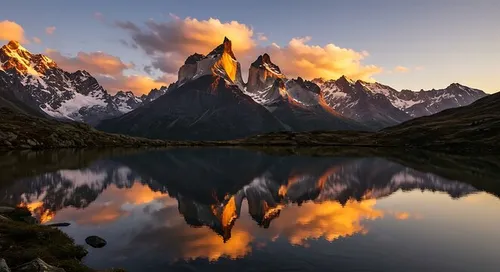
#> input picture image1.webp, 500 x 272 px
$ python 2.py
#> lines starting #> are read from the running program, lines starting #| are printed output that depends on the picture
import cv2

def show_image(window_name, image):
    cv2.imshow(window_name, image)
    cv2.waitKey(0)
    cv2.destroyAllWindows()


image = cv2.imread("image1.webp")
#> image is the input picture: shape (272, 500, 3); mean B, G, R 79.5, 84.2, 96.8

if image is None:
    print("image not loaded")

else:
    print("Image found")

resized_image = cv2.resize(image, (900, 400))
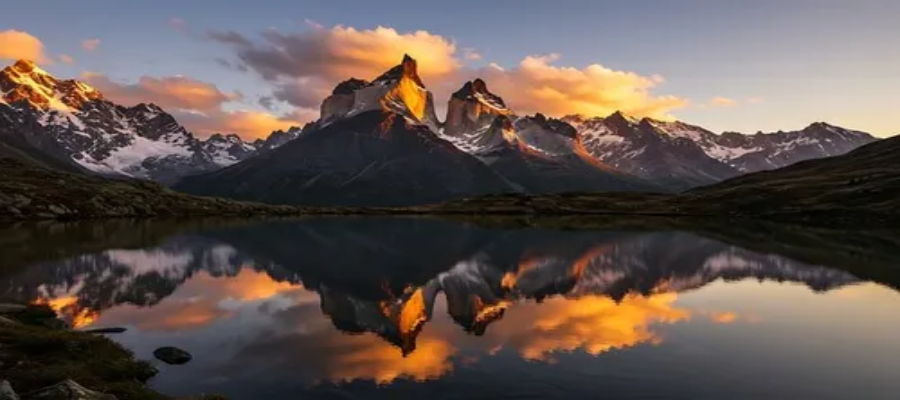
#> resized_image: shape (400, 900, 3); mean B, G, R 79.4, 84.1, 96.7
cropped_image = image[100:200, 100:200]
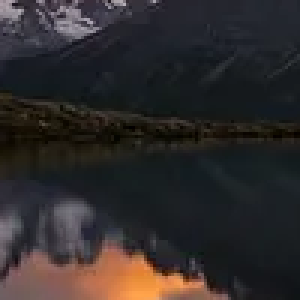
#> cropped_image: shape (100, 100, 3) (shown 3 times larger); mean B, G, R 42.9, 42.8, 46.9
center_width, center_height = image.shape[0]/2, image.shape[1]/2
#> center_width = 136; center_height = 250
rotation_matrix = cv2.getRotationMatrix2D((center_width, center_height), angle=90, scale = 1)
rotated_image = cv2.warpAffine(image, rotation_matrix, image.shape[:2])
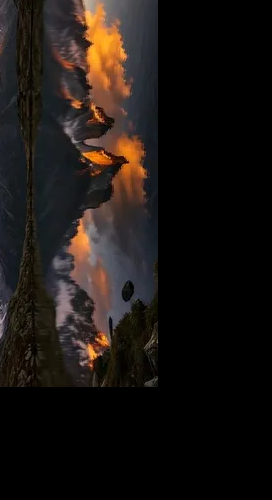
#> rotated_image: shape (500, 272, 3); mean B, G, R 18.6, 21.7, 27.2
flipped_horizontal = cv2.flip(image, 1)
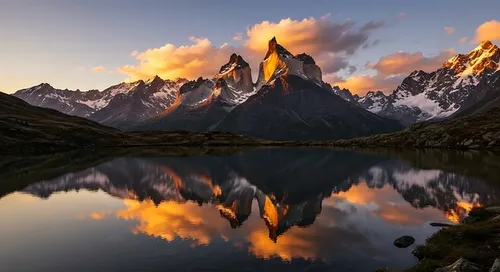
#> flipped_horizontal: shape (272, 500, 3); mean B, G, R 79.5, 84.2, 96.8
flipped_vertical = cv2.flip(image, 0)
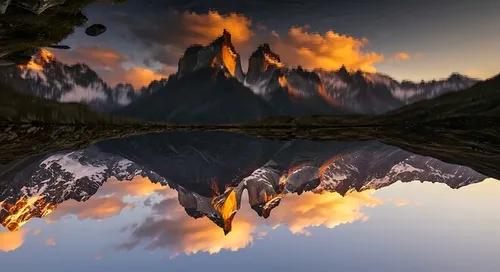
#> flipped_vertical: shape (272, 500, 3); mean B, G, R 79.5, 84.2, 96.8
flipped_both = cv2.flip(image, -1)
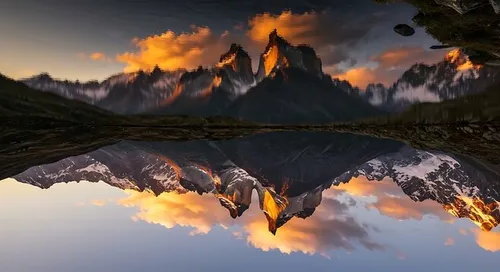
#> flipped_both: shape (272, 500, 3); mean B, G, R 79.5, 84.2, 96.8

show_image("original_image", image)
show_image("Resized_image", resized_image)
show_image("cropped_image", cropped_image)
show_image("Rotated_image", rotated_image)
show_image("Horizontal_flip", flipped_horizontal)
show_image("Vertical_flip", flipped_vertical)
show_image("Horizontal + Vertical flip", flipped_both)

$ run again, with boats.jpg saved as image1.webp
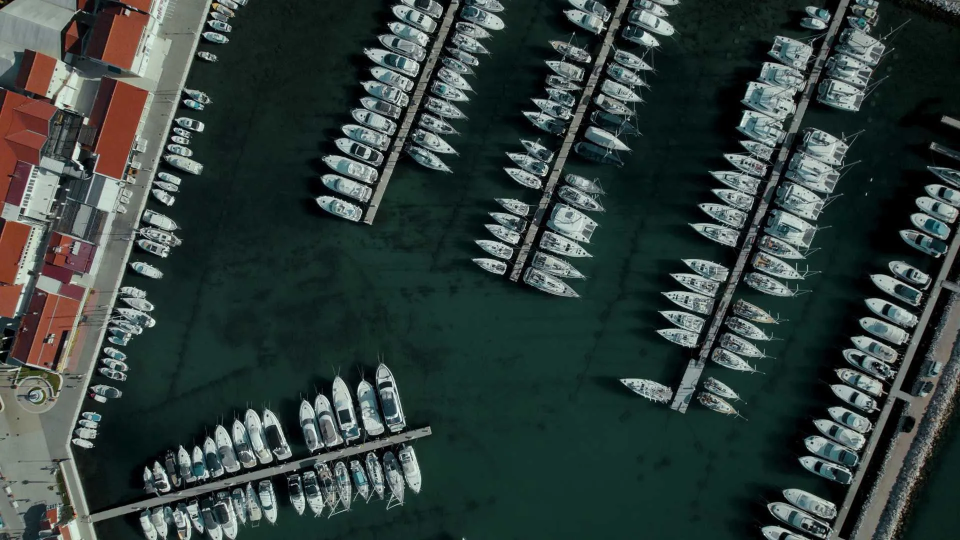
#> input picture boats.jpg, 1920 x 1080 px (shown at 1/2 size)
#> image is the input picture: shape (1080, 1920, 3); mean B, G, R 60.8, 63.9, 50.8
#> `flipped_vertical = cv2.flip(image, 0)`:
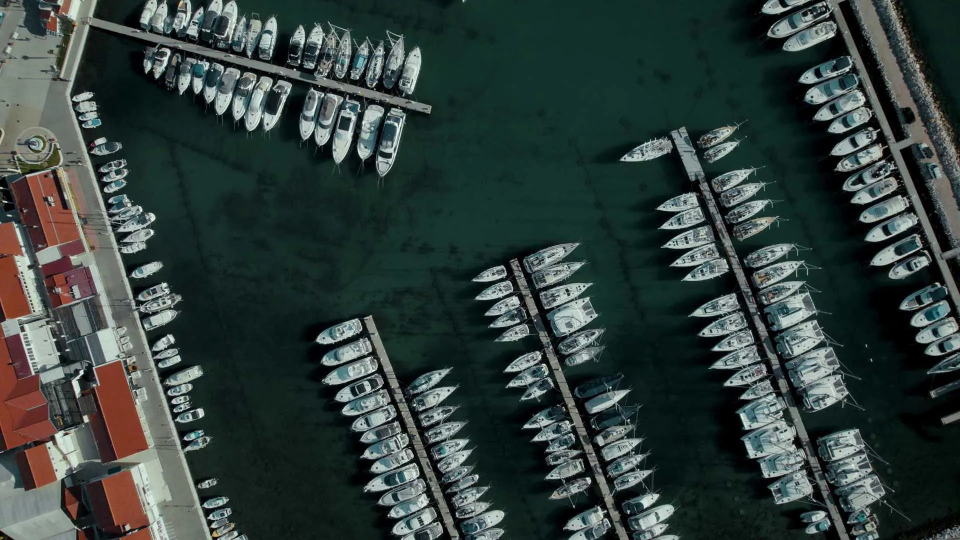
#> flipped_vertical: shape (1080, 1920, 3) (shown at 1/2 size); mean B, G, R 60.8, 63.9, 50.8
#> `flipped_both = cv2.flip(image, -1)`:
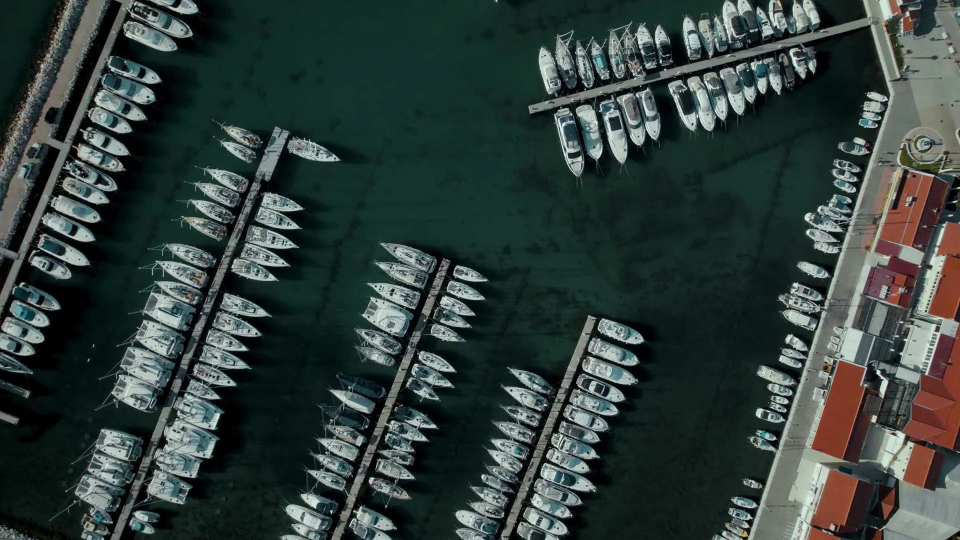
#> flipped_both: shape (1080, 1920, 3) (shown at 1/2 size); mean B, G, R 60.8, 63.9, 50.8
